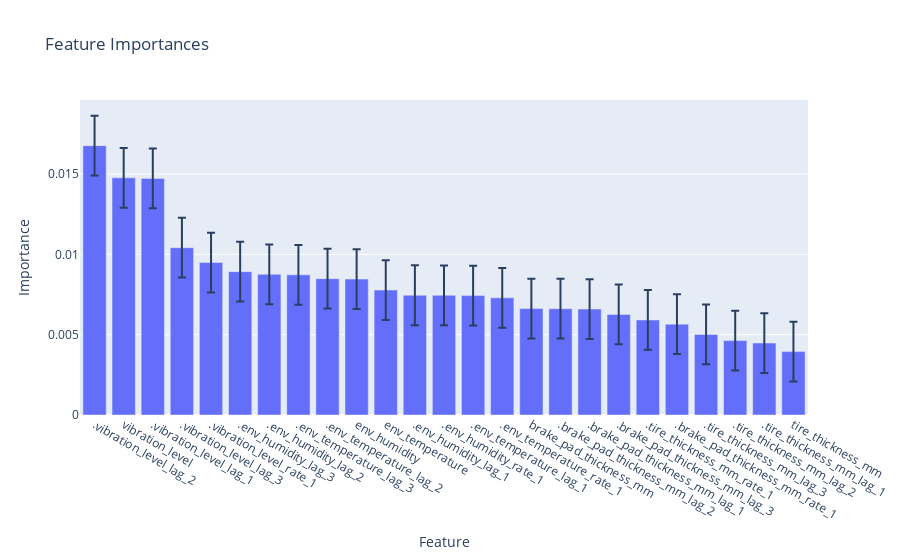

Notebook source saved alongside this figure:
### Code cell
plot_feature_importances(fc_robust, feature_residuals=feature_residuals)

### Figure 1 — Plotly figure (JSON) as saved in the notebook; plotly's stock layout.template omitted (floating-point values rounded to 4 significant figures)
{"data": [{"error_y": {"array": [0.00186, 0.00186, 0.00186, 0.00186, 0.00186, 0.00186, 0.00186, 0.00186, 0.00186, 0.00186, 0.00186, 0.00186, 0.00186, 0.00186, 0.00186, 0.00186, 0.00186, 0.00186, 0.00186, 0.00186, 0.00186, 0.00186, 0.00186, 0.00186, 0.00186], "type": "data", "visible": true}, "type": "bar", "x": [".vibration_level_lag_2", "vibration_level", ".vibration_level_lag_1", ".vibration_level_lag_3", ".vibration_level_rate_1", ".env_humidity_lag_3", ".env_humidity_lag_2", ".env_temperature_lag_3", ".env_temperature_lag_2", "env_humidity", "env_temperature", ".env_humidity_lag_1", ".env_humidity_rate_1", ".env_temperature_lag_1", ".env_temperature_rate_1", "brake_pad_thickness_mm", ".brake_pad_thickness_mm_lag_2", ".brake_pad_thickness_mm_lag_1", ".brake_pad_thickness_mm_lag_3", ".tire_thickness_mm_rate_1", ".brake_pad_thickness_mm_rate_1", ".tire_thickness_mm_lag_3", ".tire_thickness_mm_lag_2", ".tire_thickness_mm_lag_1", "tire_thickness_mm"], "y": [0.01677, 0.01477, 0.01472, 0.01042, 0.00949, 0.008923, 0.00876, 0.008726, 0.008488, 0.008462, 0.007779, 0.007454, 0.007451, 0.007433, 0.007294, 0.006623, 0.006617, 0.006598, 0.006257, 0.005915, 0.005656, 0.005017, 0.00463, 0.00448, 0.003945]}], "layout": {"title": {"text": "Feature Importances"}, "xaxis": {"anchor": "y", "domain": [0, 1], "title": {"text": "Feature"}}, "yaxis": {"anchor": "x", "domain": [0, 1], "title": {"text": "Importance"}}}}
